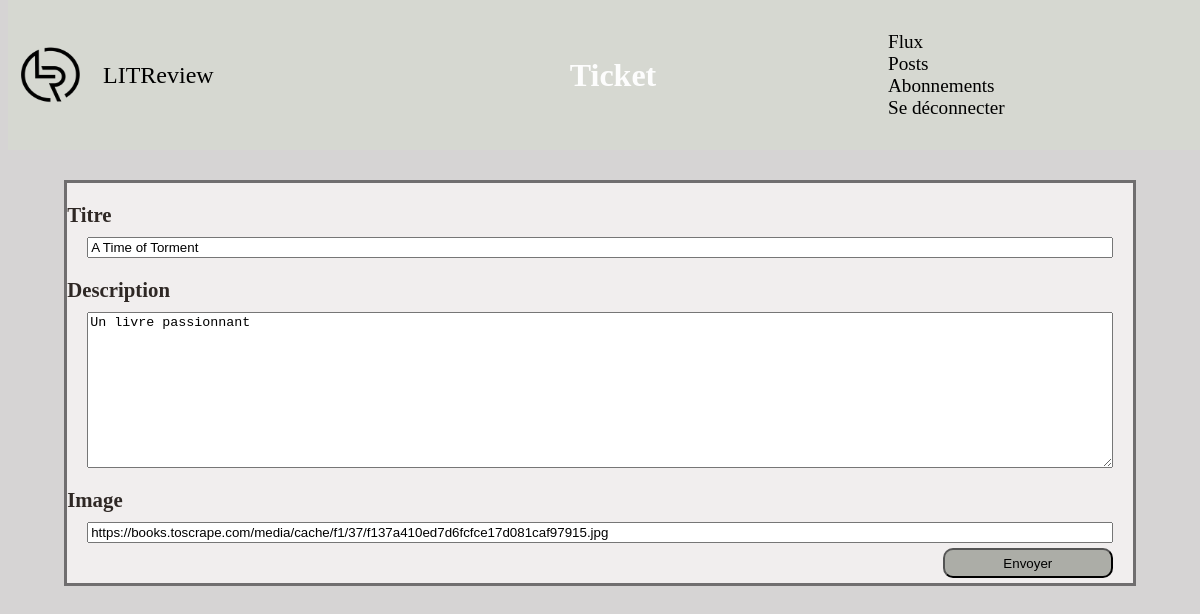
The page /ticket/6 (signed in) on the database its author committed.
### review/models.py (models this page shows)
class Ticket(models.Model):
    title = models.CharField(max_length=128)
    description = models.TextField(max_length=2048, blank=True)
    user = models.ForeignKey(
        to=settings.AUTH_USER_MODEL, on_delete=models.CASCADE)
    image = models.URLField(null=True, blank=True)
    time_created = models.DateTimeField(auto_now_add=True)

### review/views.py (the view)
# urls.py: path('ticket/', views.ticket, name='ticket'),
def ticket(request, id_ticket=None):
    if request.user.is_authenticated:
        instance_ticket = service_get_instance(
            request,
            Ticket,
            id_ticket
        )
        if instance_ticket is False:
            return redirect('feed')
        if request.method == 'POST':
            ticket_form = service_save_ticket(
                request,
                instance_ticket
            )
            if ticket_form.is_valid():
                if id_ticket is not None:
                    return redirect('posts')
                return redirect('feed')
        else:
            ticket_form = TicketForm(instance=instance_ticket)
        return render(
            request,
            "review/ticket.html",
            {'ticket_form': ticket_form}
        )
    return redirect('userlogin')

### review/forms.py (shortened to what this page needs)
class TicketForm(forms.ModelForm):
    class Meta:
        model = Ticket
        fields = ['title', 'description', 'image']
        widgets = {
            'title': forms.TextInput(
                attrs={
                    'class': 'ticket_body__form__form'
                }
            ),
            'description': forms.Textarea(
                attrs={
                    'class': 'ticket_body__form__form'
                }
            ),
            'image': forms.TextInput(
                attrs={
                    'class': 'ticket_body__form__form',
                    'placeholder': "facultatif, lien URL uniquement."
                }
            )
        }

### review/services.py (called while the page is built)
def service_get_instance(
    request,
    model,
    id_model,
    review=False
):
    if id_model is not None:
        if model == Review:
            try:
                instance = Review.objects.get(ticket=id_model)
                if review and instance.user != request.user:
                    instance = False
            except Review.DoesNotExist:
                instance = None
        else:
            instance = get_object_or_404(
                model,
                pk=id_model
            )
            if review is False and instance.user != request.user:
                instance = False
    else:
        instance = None
    return instance

### review/templates/review/ticket.html (shortened to what this page needs)
{% extends 'review/base.html' %}
{% block header_page %}
    <div class="header_page">
        <span class="header_page__title">Ticket</span>
    </div>
{% endblock %}
{% block content %}
    <div class="ticket_body">
        {% if not ticket_form.instance.id  %}
            <form method="post" action="{% url 'ticket' %}" class="ticket_body__form">
        {% else %}
            <form method="post" action="{% url 'ticket' id_ticket=ticket_form.instance.id %}" class="ticket_body__form">
        {% endif %}
                <p class="ticket_body__form__title">Titre</p>
                {{ ticket_form.title }}
                <p class="ticket_body__form__title">Description</p>
                {{ ticket_form.description }}
                <p class="ticket_body__form__title">Image</p>
                {{ ticket_form.image }}
                <div class="ticket_body__form__validate">
                    <button type="submit" class="btn">Envoyer</button>
                </div>
            </form>
    </div>
{% endblock %}

### review/static/review/style.css (style rules this page uses)
body { background-color: rgb(214, 212, 212); }
.header_page { width: 30% }
.header_page { display: flex; flex-direction: column; align-items: center; justify-content: center; width: 30%; }
.header_page__title { color: rgb(253, 253, 253); font-weight: bold; font-size: 3em; text-align: center; width: 100% }
.btn { background-color: rgb(172, 173, 167); display: inline; border-radius: 10px; }
.ticket_body { display: block; background-color: rgb(241, 238, 238); margin-left: auto; margin-right: auto; border: 1mm solid rgba(27, 25, 27, 0.6); width: 90% }
.ticket_body__form { display: flex; flex-direction: column; }
.ticket_body__form__title { color:rgb(47, 40, 37); font-weight: bold; font-size: 1.3em; margin-top: 20px; margin-bottom: 10px; }
.ticket_body__form__form { margin-left: 20px; margin-right: 20px; }
.ticket_body__form__validate { width: 100%; display: flex; align-items: center; justify-content: flex-end; height:40px; }
.ticket_body__form__validate .btn { margin-right: 20px; height:30px; width: 170px; }
@media screen and (max-width: 1280px) { .header_page__title { font-size: 2em; } }

### rows shown on the page
Ticket: title "A Time of Torment", description "Un livre passionnant", image "https://books.toscrape.com/media/cache/f1/37/f137a410ed7d6fcfce17d081caf97915.jpg"
